Frame 1 (no input): blank canvas, image omitted
Frame 60 (no input): blank canvas, image omitted
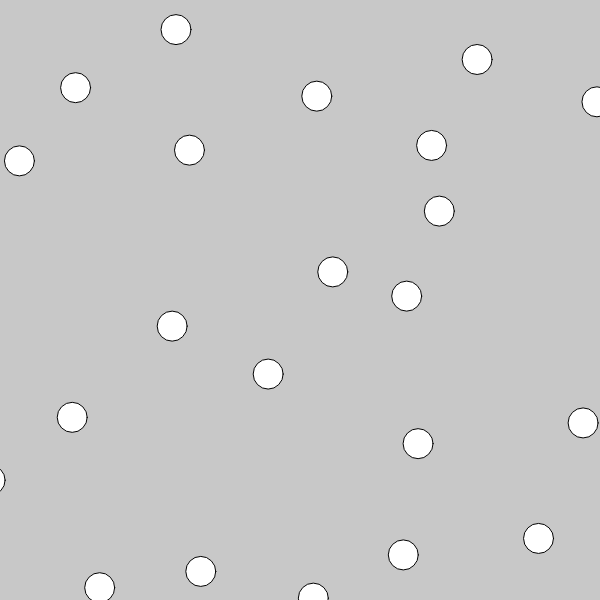
Frame 120 (the mouse pressed at the canvas centre since frame 60)

The p5.js sketch whose frames 1 and 60 were blank and that drew this single picture after the mouse press (run headless with seeded random() and noise() and a simulated clock; from frame 60 on, the mouse is pressed at the canvas centre):

// p5.js sketch
// ── sketch.js
let ps;
function setup() {
  createCanvas (600, 600);
  ps = new ParticleSystem();
}

function draw() {
  background(200);

  ps.update();
  ps.display();
}

function mousePressed() {
  ps.addParticles(30, createVector(mouseX, mouseY));
}
// ── particleSystem.js
class ParticleSystem {
    constructor() {
        this.particles = [];
    }

    addParticles(num, loc) {
        let size = 30;
        for (let i = 0; i < num; i++) {
            let p = new RigidBody(loc.x, loc.y, size);
            let rf = p5.Vector.random2D().mult(random(2));
            p.applyForce(rf);
            this.particles.push(p);
        }
    }

    update() {
        for (let i = 0; i < this.particles.length; i++) {
            let p = this.particles[i];
        
            for (let j = 1+1; j < this.particles.length; j++) {
                let otherP = this.particles[j];
                let distance = p.loc.dist(otherP.loc);
                if (distance > 0 && distance < (p.size + otherP.size)/2) {
                    let push = p5.Vector.sub(p.loc, otherP.loc);
                    push.normalize();
                    push.div(distance*2);
                    push.limit(0.05);
                    p.applyForce(push);
                    otherP.applyForce(push.mult(-1));
                }
            }

            p.update();
            //p.bounce();
        }
    }

    display() {
        this.particles.forEach( p => {
            p.display();
        })
    }
}
// ── rigidBody.js
class RigidBody {
    constructor(x, y, size) {
        this.loc = createVector(x, y);
        this.vel = createVector();
        this.acc = createVector();
        this.friction = 0.985;
        this.size = size;
    }

    applyForce(force) {
        this.acc.add(force);
    }

    update() {
        this.vel.add(this.acc);
        this.loc.add(this.vel);
        this.acc.mult(0);
        this.vel.mult(this.friction);
    }

    bounce() {
        let top = this.size/2;
        let bottom = height - this.size/2;
        let left = this.size/2;
        let right = width - this.size/2;
        if (this.loc.y < top || this.loc.y > bottom) {
            this.vel.y *= -1;
        }
        if (this.loc.x < left || this.loc.x > right) {
            this.vel.x *= -1;
        }
    }

    display() {
        circle(this.loc.x, this.loc.y, this.size);
        /*push();

        translate(this.loc.x, this.loc.y);
        rotate(this.vel.heading() - PI/2);
        triangle(0, 10, -2, -10, 2, -10);
        pop();*/
    }
}
